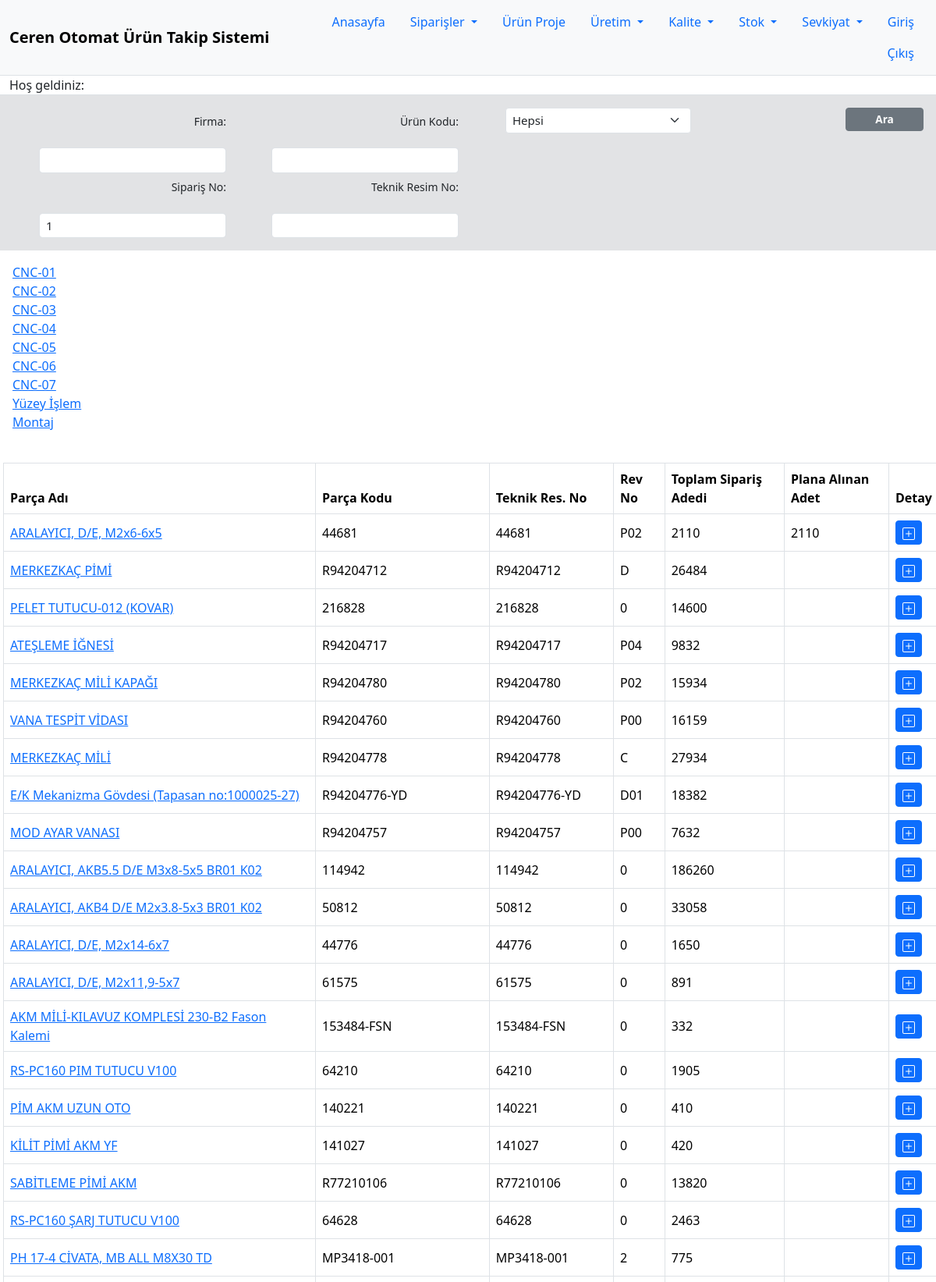
The page /planlama?sipariş_no=1 (upper part) on the database its author committed.
### main.py (models this page shows)
class Cnc(db.Model):
    __tablename__ = "cnc"
    id: Mapped[int] = mapped_column(Integer, primary_key=True)
    marka: Mapped[str] = mapped_column(String(100), unique=False, nullable=False)
    model: Mapped[str] = mapped_column(String(100), unique=False, nullable=False)
    cnc_no: Mapped[str] = mapped_column(String(100), unique=True, nullable=False)
    maks_cap: Mapped[int] = mapped_column(Integer, unique=False, nullable=False)

class Satir(db.Model):
    __tablename__ = "satirlar"
    id: Mapped[int] = mapped_column(Integer, primary_key=True)
    sip_id: Mapped[int] = mapped_column(Integer, ForeignKey('siparis.id'))
    str_no: Mapped[int] = mapped_column(Integer, unique=False, nullable=False)
    proje_id: Mapped[int]=mapped_column(Integer,ForeignKey('proje.id'))
    urn = relationship("Proje", back_populates="project")
    ad: Mapped[int] = mapped_column(Integer, unique=False, nullable=False)
    kalf: Mapped[int] = mapped_column(Integer, default=0, unique=False, nullable=True)
    satr_stat: Mapped[str] = mapped_column(String(250), unique=False, default="İşleme Alındı", nullable=True)
    ter_tarh: Mapped[date] = mapped_column(Date, default=date.today())
    sip = relationship("Siparis", back_populates="satir")
    sevk = relationship("Sevkiyat", back_populates="satir")

class Proje(db.Model):
    __tablename__ = "proje"
    id: Mapped[int] = mapped_column(Integer, primary_key=True)
    urn_no: Mapped[str] = mapped_column(String(100), unique=False, nullable=False)
    tkr_no: Mapped[str] = mapped_column(String(100), unique=False, nullable=False)
    tkr_rev_no: Mapped[str] = mapped_column(String(10), unique=False, nullable=False)
    urn_adi: Mapped[str] = mapped_column(String(250), unique=False, nullable=False)
    prj_no: Mapped[str] = mapped_column(String(250), unique=True, nullable=True)
    prj_rev = relationship('Projerevtakip', back_populates="prj")
    kal_class: Mapped[str] = mapped_column(String(50), unique=False, nullable=True)
    cap: Mapped[float]=mapped_column(Float,unique=False,nullable=True)
    boy: Mapped[float] = mapped_column(Float, unique=False, nullable=True)
    project=relationship("Satir", back_populates="urn")
    malz_id: Mapped[int] = mapped_column(Integer, ForeignKey('malzeme.id'), nullable=True)
    malz = relationship('Malzeme')
    lot = relationship('Lot', back_populates="proje")
    cihaz = relationship('Projecihaz', back_populates="proje")
    prog: Mapped[str] = mapped_column(String(250), unique=False, nullable=True)
    stat: Mapped[str] = mapped_column(String(250), default="Açık",unique=False, nullable=True)
    opr = relationship('Projeopr', back_populates="proje")
    malz_sah: Mapped[str] = mapped_column(String(250), unique=False, nullable=True)
    proj_rev_no: Mapped[int] = mapped_column(Integer, default=0,  nullable=True)
    teklif_sure: Mapped[int] = mapped_column(Integer, nullable=True)
    yay_tarh: Mapped[date] = mapped_column(Date, default=date.today(), nullable=True)
    rev_tarh: Mapped[date] = mapped_column(Date, default=date.today(), nullable=True)

### main.py (the view, shortened to what this page needs)
@app.route("/planlama", methods=["GET","POST"])
def planlama():
    cnc = db.session.query(Cnc).all()
    plan_filtre = request.args.get('plan_stat','')
    if plan_filtre == '2' or plan_filtre == '' or plan_filtre == None :
        satirlar_tuple = db.session.query(Satir.proje_id).distinct().filter(or_(Satir.satr_stat == "İşleme Alındı", Satir.satr_stat == "Üretim Planına Alındı")).all()
        projeler = [p[0] for p in satirlar_tuple] #proje idleri
    if plan_filtre == '1':
        satirlar_tuple = db.session.query(Satir.proje_id).distinct().filter(Satir.satr_stat == "Üretim Planına Alındı").all()
        projeler = [p[0] for p in satirlar_tuple]  # proje idleri
    if plan_filtre == '0':
        satirlar_tuple = db.session.query(Satir.proje_id).distinct().filter(Satir.satr_stat == "İşleme Alındı").all()
        projeler = [p[0] for p in satirlar_tuple] #proje idleri
    satirlar = []
    siparis_adetleri =   db.session.query(Satir.proje_id,func.sum(Satir.ad).label("toplam_adet")).group_by(Satir.proje_id).all()
    satir_adetleri = dict(siparis_adetleri)  # projeid: toplam sipariş adedi şeklinde dict
    plan_adet = db.session.query(Plan.proje_id,func.sum(Plan.ad).label("toplam_adet")).group_by(Plan.proje_id).all()
    plan_adetleri = dict(plan_adet)
    satir_firma = []
    satir_sip = []
    satir_urnno = []
    satir_tkrno = []
    ort_satirlar = []
    filtreler = []
    firm_filtre = request.args.get('firma', '')
    sipno_filtre = request.args.get('sipariş_no', '')
    urnno_filtre = request.args.get('parca_no', '')
    rsmno_filtre = request.args.get('resim_no', '')
    if firm_filtre:
        filtreler.append(firm_filtre)
    if sipno_filtre:
        filtreler.append(sipno_filtre)
    if urnno_filtre:
        filtreler.append(urnno_filtre)
    if rsmno_filtre:
        filtreler.append(rsmno_filtre)
    plan_prjler = {}
    for s in projeler:
        planlar =db.session.query(Plan).filter(and_(Plan.proje_id == s, Plan.plan_stat == 0)).all()
        plan_prjler[s]=planlar
    result = db.session.query(Plan).filter(Plan.plan_stat == 0).all()
    for s in projeler:
        new_str = db.session.query(Satir)
        if len(filtreler)>0:
            if firm_filtre:
                new_str = new_str.filter(and_(Satir.proje_id == s,Satir.sip.has(Siparis.firma.has(Firmalar.name.ilike(f"%{firm_filtre}%")))))
            if urnno_filtre:
                new_str = new_str.filter(and_(Satir.proje_id == s,Satir.urn.has(Proje.urn_no.ilike(f"%{urnno_filtre}%"))))
            if sipno_filtre:
                new_str = new_str.filter(and_(Satir.proje_id == s,Satir.sip.has(Siparis.sip_no.ilike(f"%{sipno_filtre}%"))))
            if rsmno_filtre:
                new_str = new_str.filter(and_(Satir.proje_id == s,Satir.urn.has(Proje.tkr_no.ilike(f"%{rsmno_filtre}%"))))
                s
            new_str = new_str.first()
            if new_str:
                ort_satirlar.append(new_str)
            else:
                pass
        else:
            new_str = new_str.filter(Satir.proje_id == s).first()
            ort_satirlar.append(new_str)
    return render_template("planlama.html", logged_in=current_user.is_authenticated, user=current_user, cnc=cnc, satirlar=ort_satirlar, adetler=satir_adetleri, plan_adet=plan_adetleri, plan_prjler=plan_prjler)

### templates/planlama.html (shortened to what this page needs)
{% from "bootstrap5/form.html" import render_form %}{% include "header.html" %}
<div class="container-fluid p-3 bg-secondary-subtle">
    <form action="#" method="get">
        <div class="row" id="dataAdd5">
            <div class="col-md-3 ">
                 <div class="row g-3 justify-content-end ">
                    <div class="col-auto ">
                        <label for="firma-filtre1" class="col-form-label filtre " >Firma:</label>
                    </div>
                    <div class="col-auto">
                        <input type="text" id="firma-filtre1" class="form-control form-control-sm filtre-form " value="{{request.args.get('firma','')}}" name="firma">
                    </div>
                </div>
                <div class="row g-3 justify-content-end ">
                    <div class="col-auto ">
                        <label for="siparis-no1" class="col-form-label filtre"  >Sipariş No:</label>
                    </div>
                    <div class="col-auto">
                        <input type="text" id="siparis-no1" class="form-control form-control-sm filtre-form " value="{{request.args.get('sipariş_no','')}}" name="sipariş_no">
                    </div>
                </div>
            </div>
            <div class="col-md-3">
                <div class="row g-3 justify-content-end ">
                    <div class="col-auto ">
                        <label for="parca-no1" class="col-form-label filtre" >Ürün Kodu:</label>
                    </div>
                    <div class="col-auto">
                        <input type="text" id="parca-no1" class="form-control form-control-sm filtre-form" value="{{request.args.get('parca_no','')}}" name="parca_no">
                    </div>
                </div>
                <div class="row g-3 justify-content-end">
                    <div class="col-auto ">
                        <label for="teknik-no1" class="col-form-label filtre" >Teknik Resim No:</label>
                    </div>
                    <div class="col-auto">
                        <input type="text" id="teknik-no1" class="form-control form-control-sm filtre-form" value="{{request.args.get('resim_no','')}}" name="resim_no">
                    </div>
                </div>
            </div>
            <div class="col-md-3">
                <div class="row g-3 justify-content-end " >
                    <div class="col-auto ">
                        <select class="form-select form-select-sm filtre-form" aria-label="Small select example"  name="plan_stat">
                            <option value="2" {% if request.args.get('plan_stat') == '2' %}selected{% endif %}>Hepsi</option>
                        </select>
                    </div>
                </div>
            </div>
            <div class="col-md-3 ">
                    <div class="col-md-12 text-end">
                        <button type="submit" class="btn btn-secondary btn-sm ara fw-bold" style="--bs-btn-padding-y: .25rem; --bs-btn-padding-x: .5rem; --bs-btn-font-size: .85rem;">Ara</button>
                    </div>
            </div>
        </div>
    </form>
</div>
<div class="container-fluid p-3">
    {% for c in cnc %}
    <div class="col-auto">
        <a href="{{url_for('cnc_plan', cnc_id=c.id)}}">{{c.cnc_no}}</a>
    </div>
    {% endfor %}
    <div class="col-auto">
        <a href="#">Yüzey İşlem</a>
    </div>
    <div class="col-auto">
        <a href="#">Montaj</a>
    </div>
</div>
<div class="col-md-12 my-3 py-2 mx-1">
      <table class="table table-bordered table-hover align-middle ">
            <thead>
              <tr>
                    <th scope="col" style="width: 400px;">Parça Adı</th>
                    <th scope="col">Parça Kodu</th>
                    <th scope="col">Teknik Res. No</th>
                    <th scope="col">Rev No</th>
                    <th scope="col">Toplam Sipariş Adedi</th>
                    <th scope="col">Plana Alınan Adet</th>
                    <th scope="col">Detay</th>
              </tr>
            </thead>
            <tbody>
              <tr>
                  {% for s in satirlar %}
                  <td><a href="{{ url_for('plan_ekle', prj_id=s.proje_id) }}">{{s.urn.urn_adi}}</a></td>
                  <td>{{s.urn.urn_no}}</td>
                  <td>{{s.urn.tkr_no}}</td>
                  <td>{{s.urn.tkr_rev_no}}</td>
                  <td>{{adetler[s.proje_id]}}</td>
                  <td>{{plan_adet[s.proje_id]}}</td>
                  <td><button type="button" class="btn btn-primary btn-sm text-align-center" style="text-align: center;" data-bs-toggle="collapse" data-bs-target="#collapse{{ s.proje_id }}"></button></td>
              </tr>
                {% endfor %}
            </tbody>
          </table>
    </div>
{% include "footer.html" %}

### static/css/styles.css (style rules this page uses)
.filtre { background-color: rgba(17, 56, 23, 0.08,0.9); font-size: 14px; }
.ara { width: 100px; }
.filtre-form { font-size: 15px; }
th, td { padding: 10px; text-align: left; }

### rows shown on the page
Cnc: cnc_no "CNC-01"
Cnc: cnc_no "CNC-02"
Cnc: cnc_no "CNC-03"
Cnc: cnc_no "CNC-04"
Cnc: cnc_no "CNC-05"
Cnc: cnc_no "CNC-06"
Cnc: cnc_no "CNC-07"
Satir: urn.urn_adi "ARALAYICI, D/E, M2x6-6x5", urn.urn_no "44681", urn.tkr_no "44681", urn.tkr_rev_no "P02", adetler "2110", plan_adet "2110"
Satir: urn.urn_adi "MERKEZKAÇ PİMİ", urn.urn_no "R94204712", urn.tkr_no "R94204712", urn.tkr_rev_no "D", adetler "26484"
Satir: urn.urn_adi "PELET TUTUCU-012 (KOVAR)", urn.urn_no "216828", urn.tkr_no "216828", urn.tkr_rev_no "0", adetler "14600"
Satir: urn.urn_adi "ATEŞLEME İĞNESİ", urn.urn_no "R94204717", urn.tkr_no "R94204717", urn.tkr_rev_no "P04", adetler "9832"
Satir: urn.urn_adi "MERKEZKAÇ MİLİ KAPAĞI", urn.urn_no "R94204780", urn.tkr_no "R94204780", urn.tkr_rev_no "P02", adetler "15934"
Satir: urn.urn_adi "VANA TESPİT VİDASI", urn.urn_no "R94204760", urn.tkr_no "R94204760", urn.tkr_rev_no "P00", adetler "16159"
Satir: urn.urn_adi "MERKEZKAÇ MİLİ", urn.urn_no "R94204778", urn.tkr_no "R94204778", urn.tkr_rev_no "C", adetler "27934"
Satir: urn.urn_adi "E/K Mekanizma Gövdesi (Tapasan no:1000025-27)", urn.urn_no "R94204776-YD", urn.tkr_no "R94204776-YD", urn.tkr_rev_no "D01", adetler "18382"
Satir: urn.urn_adi "MOD AYAR VANASI", urn.urn_no "R94204757", urn.tkr_no "R94204757", urn.tkr_rev_no "P00", adetler "7632"
Satir: urn.urn_adi "ARALAYICI, AKB5.5 D/E M3x8-5x5 BR01 K02", urn.urn_no "114942", urn.tkr_no "114942", urn.tkr_rev_no "0", adetler "186260"
Satir: urn.urn_adi "ARALAYICI, AKB4 D/E M2x3.8-5x3 BR01 K02", urn.urn_no "50812", urn.tkr_no "50812", urn.tkr_rev_no "0", adetler "33058"
Satir: urn.urn_adi "ARALAYICI, D/E, M2x14-6x7", urn.urn_no "44776", urn.tkr_no "44776", urn.tkr_rev_no "0", adetler "1650"
Satir: urn.urn_adi "ARALAYICI, D/E, M2x11,9-5x7", urn.urn_no "61575", urn.tkr_no "61575", urn.tkr_rev_no "0", adetler "891"
Satir: urn.urn_adi "AKM MİLİ-KILAVUZ KOMPLESİ 230-B2 Fason Kalemi", urn.urn_no "153484-FSN", urn.tkr_no "153484-FSN", urn.tkr_rev_no "0", adetler "332"
Satir: urn.urn_adi "RS-PC160 PIM TUTUCU V100", urn.urn_no "64210", urn.tkr_no "64210", urn.tkr_rev_no "0", adetler "1905"
Satir: urn.urn_adi "PİM AKM UZUN OTO", urn.urn_no "140221", urn.tkr_no "140221", urn.tkr_rev_no "0", adetler "410"
Satir: urn.urn_adi "KİLİT PİMİ AKM YF", urn.urn_no "141027", urn.tkr_no "141027", urn.tkr_rev_no "0", adetler "420"
Satir: urn.urn_adi "SABİTLEME PİMİ AKM", urn.urn_no "R77210106", urn.tkr_no "R77210106", urn.tkr_rev_no "0", adetler "13820"
Satir: urn.urn_adi "RS-PC160 ŞARJ TUTUCU V100", urn.urn_no "64628", urn.tkr_no "64628", urn.tkr_rev_no "0", adetler "2463"
Satir: urn.urn_adi "PH 17-4 CİVATA, MB ALL M8X30 TD", urn.urn_no "MP3418-001", urn.tkr_no "MP3418-001", urn.tkr_rev_no "2", adetler "775"
